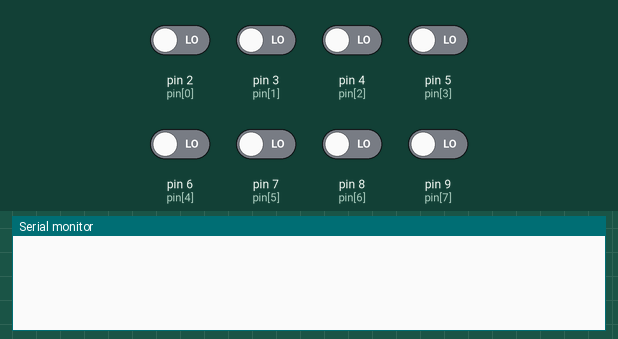
Bench run of a sketch on a simulated Arduino Uno, built with avr-gcc and run on an emulated ATmega328P. Shown: the last lines printed to the serial monitor. Inputs (shaded band) come from the test bench; at power-on: pin 2 (pin[0]), pin 3 (pin[1]), pin 4 (pin[2]), pin 5 (pin[3]), pin 6 (pin[4]), pin 7 (pin[5]), pin 8 (pin[6]), pin 9 (pin[7]) LOW.

Above: at 1.2 s.
1.3 s: pin 2 (pin[0]) driven HIGH
At 1.7 s:
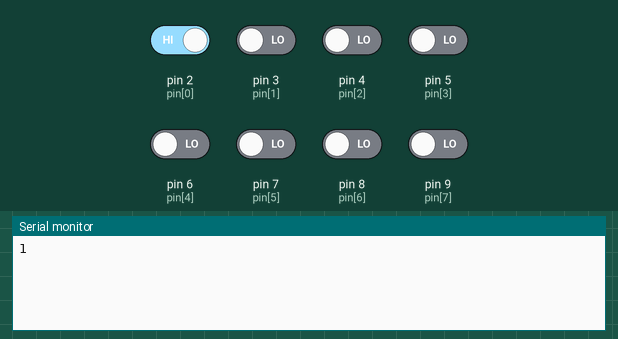
3.3 s: pin 3 (pin[1]) driven HIGH
At 3.7 s:
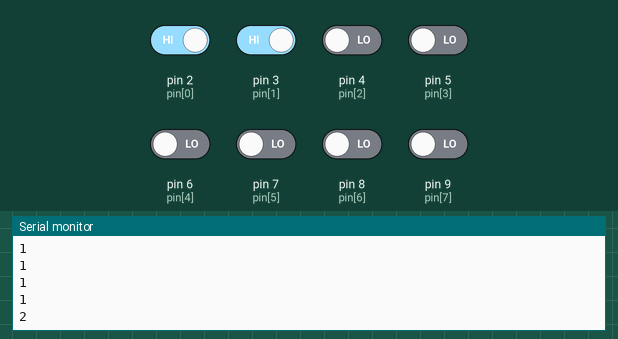
4.8 s: pin 4 (pin[2]) driven HIGH
At 5.2 s:
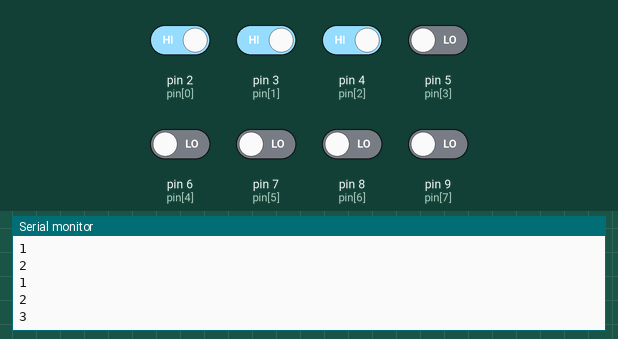
6.3 s: pin 5 (pin[3]) driven HIGH
At 7.2 s:
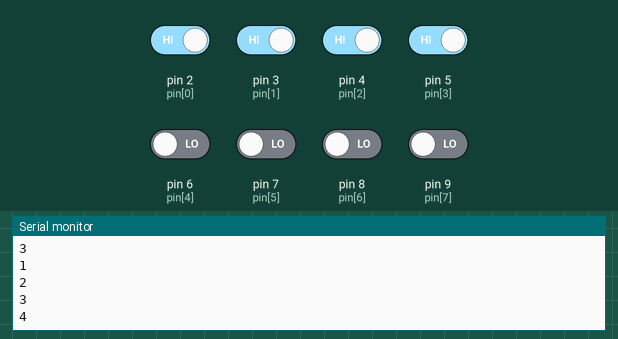
7.8 s: pin 6 (pin[4]) driven HIGH
9.3 s: pin 7 (pin[5]) driven HIGH
At 10.2 s:
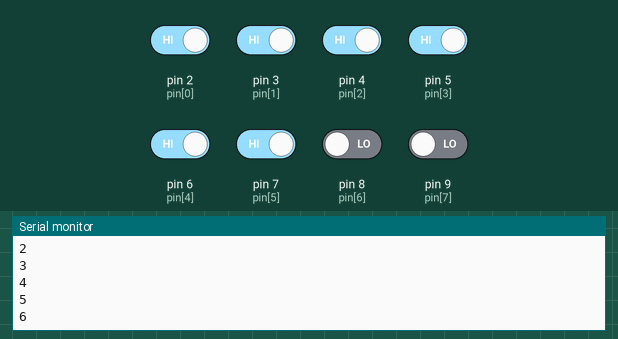
Timing chart, 0 to 11.8 s (numbered marks = the images above; inputs shaded):
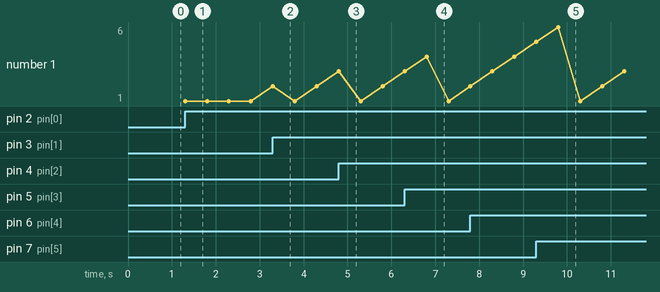

Measured:
- after the input at 1.3 s, the serial monitor: prints a new line at once (image 1)
- after the input at 3.3 s, the serial monitor: prints a new line at once (image 2)
- after the input at 4.8 s, the serial monitor: prints a new line at once (image 3)
- after the input at 6.3 s, the serial monitor: prints a new line after 0.50 s (image 4)
- after the input at 9.3 s, the serial monitor: prints a new line after 0.50 s (image 5)
- plotted number 1: 1 → 2 after the input at 3.3 s

The sketch:

example.ino
```cpp
/*
  Created by SENSORVN.COM, April 05, 2024.
*/
/* Variables */
#define quantity 8
int pin[quantity] = {2, 3, 4, 5, 6, 7, 8, 9};
/* Arduino Functions */
void setup()
{
  // Serial
  Serial.begin(9600);
}
void loop()
{
  for(int i = 0; i < quantity; i++)
  {
    if(digitalRead(pin[i]) == HIGH)
    {
      Serial.println(i + 1);
      delay(500);
    }
  }
}
```
